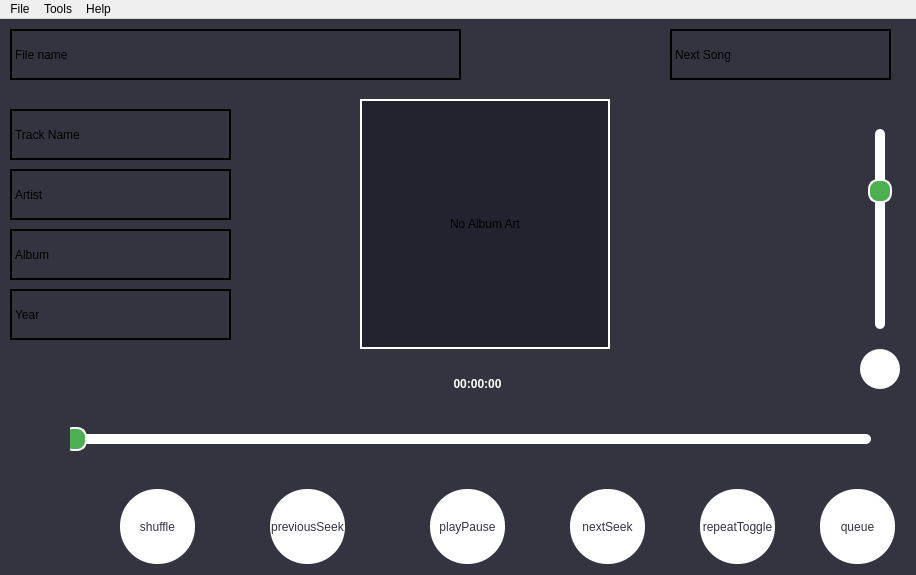
<?xml version="1.0" encoding="UTF-8"?>
<ui version="4.0">
 <class>MainWindow</class>
 <widget class="QMainWindow" name="MainWindow">
  <property name="geometry">
   <rect>
    <x>0</x>
    <y>0</y>
    <width>916</width>
    <height>575</height>
   </rect>
  </property>
  <property name="windowTitle">
   <string>MainWindow</string>
  </property>
  <property name="styleSheet">
   <string notr="true">QMainWindow{
background-color:rgb(52,51,64);
}</string>
  </property>
  <widget class="QWidget" name="centralwidget">
   <widget class="QLabel" name="labelFileName">
    <property name="geometry">
     <rect>
      <x>10</x>
      <y>10</y>
      <width>451</width>
      <height>51</height>
     </rect>
    </property>
    <property name="styleSheet">
     <string notr="true">QLabel{
border-color:rgb(255,255,255);

}</string>
    </property>
    <property name="frameShape">
     <enum>QFrame::Shape::Panel</enum>
    </property>
    <property name="lineWidth">
     <number>2</number>
    </property>
    <property name="text">
     <string>File name</string>
    </property>
   </widget>
   <widget class="QSlider" name="seekSlider">
    <property name="geometry">
     <rect>
      <x>70</x>
      <y>380</y>
      <width>801</width>
      <height>81</height>
     </rect>
    </property>
    <property name="styleSheet">
     <string notr="true">QSlider::groove:horizontal{
height:10px;
background:white;
border-radius:5px;
}

QSlider::handle:horizontal{
background:#4CAF50;
width:20px;
height:20px;
margin:-7px -7px;
border-radius:10px;
border: 2px solid white;
}</string>
    </property>
    <property name="orientation">
     <enum>Qt::Orientation::Horizontal</enum>
    </property>
   </widget>
   <widget class="QPushButton" name="playPause">
    <property name="geometry">
     <rect>
      <x>430</x>
      <y>470</y>
      <width>75</width>
      <height>75</height>
     </rect>
    </property>
    <property name="styleSheet">
     <string notr="true">QPushButton{
border:none;
border-radius:37px;
background-color:rgb(255,255,255);
color:rgb(51,52,64);

min-width:75px;
max-width:75px;

min-height:75px;
max-height:75px;

padding:0px;

}</string>
    </property>
    <property name="text">
     <string>playPause</string>
    </property>
   </widget>
   <widget class="QPushButton" name="nextTrack">
    <property name="geometry">
     <rect>
      <x>570</x>
      <y>470</y>
      <width>75</width>
      <height>75</height>
     </rect>
    </property>
    <property name="styleSheet">
     <string notr="true">QPushButton{
border:none;
border-radius:37px;
background-color:rgb(255,255,255);
color:rgb(51,52,64);

min-width:75px;
max-width:75px;

min-height:75px;
max-height:75px;

padding:0px;

}</string>
    </property>
    <property name="text">
     <string>nextSeek</string>
    </property>
   </widget>
   <widget class="QPushButton" name="previousTrack">
    <property name="geometry">
     <rect>
      <x>270</x>
      <y>470</y>
      <width>75</width>
      <height>75</height>
     </rect>
    </property>
    <property name="styleSheet">
     <string notr="true">QPushButton{
border:none;
border-radius:37px;
background-color:rgb(255,255,255);
color:rgb(51,52,64);

min-width:75px;
max-width:75px;

min-height:75px;
max-height:75px;

padding:0px;

}</string>
    </property>
    <property name="text">
     <string>previousSeek</string>
    </property>
   </widget>
   <widget class="QPushButton" name="Shuffle">
    <property name="geometry">
     <rect>
      <x>120</x>
      <y>470</y>
      <width>75</width>
      <height>75</height>
     </rect>
    </property>
    <property name="styleSheet">
     <string notr="true">QPushButton{
border:none;
border-radius:37px;
background-color:rgb(255,255,255);
color:rgb(51,52,64);

min-width:75px;
max-width:75px;

min-height:75px;
max-height:75px;

padding:0px;

}</string>
    </property>
    <property name="text">
     <string>shuffle</string>
    </property>
   </widget>
   <widget class="QPushButton" name="trackQueue">
    <property name="geometry">
     <rect>
      <x>820</x>
      <y>470</y>
      <width>75</width>
      <height>75</height>
     </rect>
    </property>
    <property name="styleSheet">
     <string notr="true">QPushButton{
border:none;
border-radius:37px;
background-color:rgb(255,255,255);
color:rgb(51,52,64);

min-width:75px;
max-width:75px;

min-height:75px;
max-height:75px;

padding:0px;

}</string>
    </property>
    <property name="text">
     <string>queue</string>
    </property>
   </widget>
   <widget class="QLabel" name="trackName">
    <property name="geometry">
     <rect>
      <x>10</x>
      <y>90</y>
      <width>221</width>
      <height>51</height>
     </rect>
    </property>
    <property name="styleSheet">
     <string notr="true">QLabel{
border-color:rgb(255,255,255);

}</string>
    </property>
    <property name="frameShape">
     <enum>QFrame::Shape::Panel</enum>
    </property>
    <property name="lineWidth">
     <number>2</number>
    </property>
    <property name="text">
     <string>Track Name</string>
    </property>
   </widget>
   <widget class="QLabel" name="albumArtist">
    <property name="geometry">
     <rect>
      <x>10</x>
      <y>150</y>
      <width>221</width>
      <height>51</height>
     </rect>
    </property>
    <property name="styleSheet">
     <string notr="true">QLabel{
border-color:rgb(255,255,255);

}</string>
    </property>
    <property name="frameShape">
     <enum>QFrame::Shape::Panel</enum>
    </property>
    <property name="lineWidth">
     <number>2</number>
    </property>
    <property name="text">
     <string>Artist</string>
    </property>
   </widget>
   <widget class="QLabel" name="albumName">
    <property name="geometry">
     <rect>
      <x>10</x>
      <y>210</y>
      <width>221</width>
      <height>51</height>
     </rect>
    </property>
    <property name="styleSheet">
     <string notr="true">QLabel{
border-color:rgb(255,255,255);

}</string>
    </property>
    <property name="frameShape">
     <enum>QFrame::Shape::Panel</enum>
    </property>
    <property name="lineWidth">
     <number>2</number>
    </property>
    <property name="text">
     <string>Album</string>
    </property>
   </widget>
   <widget class="QLabel" name="albumYear">
    <property name="geometry">
     <rect>
      <x>10</x>
      <y>270</y>
      <width>221</width>
      <height>51</height>
     </rect>
    </property>
    <property name="styleSheet">
     <string notr="true">QLabel{
border-color:rgb(255,255,255);

}</string>
    </property>
    <property name="frameShape">
     <enum>QFrame::Shape::Panel</enum>
    </property>
    <property name="lineWidth">
     <number>2</number>
    </property>
    <property name="text">
     <string>Year</string>
    </property>
   </widget>
   <widget class="QSlider" name="volumeSlider">
    <property name="geometry">
     <rect>
      <x>850</x>
      <y>100</y>
      <width>61</width>
      <height>221</height>
     </rect>
    </property>
    <property name="styleSheet">
     <string notr="true">QSlider::groove:vertical{
height:200px;
width: 10px;
background:white;
border-radius:5px;
}

QSlider::handle:vertical{
background:#4CAF50;
width:20px;
height:20px;
margin:-7px -7px;
border-radius:10px;
border: 2px solid white;
}</string>
    </property>
    <property name="minimum">
     <number>0</number>
    </property>
    <property name="maximum">
     <number>100</number>
    </property>
    <property name="value">
     <number>70</number>
    </property>
    <property name="orientation">
     <enum>Qt::Orientation::Vertical</enum>
    </property>
    <property name="tickPosition">
     <enum>QSlider::TickPosition::TicksBelow</enum>
    </property>
    <property name="tickInterval">
     <number>10</number>
    </property>
   </widget>
   <widget class="QPushButton" name="muteButton">
    <property name="geometry">
     <rect>
      <x>860</x>
      <y>330</y>
      <width>40</width>
      <height>40</height>
     </rect>
    </property>
    <property name="styleSheet">
     <string notr="true">QPushButton{
border:none;
border-radius:20px;
background-color:rgb(255,255,255);
color:rgb(51,52,64);

min-width:40px;
max-width:40px;

min-height:40px;
max-height:40px;

padding:0px;

}</string>
    </property>
    <property name="text">
     <string/>
    </property>
   </widget>
   <widget class="QLabel" name="timeStamp">
    <property name="geometry">
     <rect>
      <x>417</x>
      <y>349</y>
      <width>121</width>
      <height>31</height>
     </rect>
    </property>
    <property name="styleSheet">
     <string notr="true">QLabel{
font-weight: bold;
color: white;
}</string>
    </property>
    <property name="text">
     <string>00:00:00</string>
    </property>
    <property name="alignment">
     <set>Qt::AlignmentFlag::AlignCenter</set>
    </property>
   </widget>
   <widget class="QLabel" name="trackName_2">
    <property name="geometry">
     <rect>
      <x>670</x>
      <y>10</y>
      <width>221</width>
      <height>51</height>
     </rect>
    </property>
    <property name="styleSheet">
     <string notr="true">QLabel{
border-color:rgb(255,255,255);

}</string>
    </property>
    <property name="frameShape">
     <enum>QFrame::Shape::Panel</enum>
    </property>
    <property name="lineWidth">
     <number>2</number>
    </property>
    <property name="text">
     <string>Next Song</string>
    </property>
   </widget>
   <widget class="QLabel" name="albumArtLabel">
    <property name="geometry">
     <rect>
      <x>360</x>
      <y>80</y>
      <width>250</width>
      <height>250</height>
     </rect>
    </property>
    <property name="styleSheet">
     <string notr="true">QLabel{
border: 2px solid rgb(255,255,255);
background-color: rgb(35,34,47);
}</string>
    </property>
    <property name="text">
     <string>No Album Art</string>
    </property>
    <property name="scaledContents">
     <bool>false</bool>
    </property>
    <property name="alignment">
     <set>Qt::AlignmentFlag::AlignCenter</set>
    </property>
   </widget>
   <widget class="QPushButton" name="repeatToggle">
    <property name="geometry">
     <rect>
      <x>700</x>
      <y>470</y>
      <width>75</width>
      <height>75</height>
     </rect>
    </property>
    <property name="styleSheet">
     <string notr="true">QPushButton{
border:none;
border-radius:37px;
background-color:rgb(255,255,255);
color:rgb(51,52,64);

min-width:75px;
max-width:75px;

min-height:75px;
max-height:75px;

padding:0px;

}</string>
    </property>
    <property name="text">
     <string>repeatToggle</string>
    </property>
   </widget>
  </widget>
  <widget class="QMenuBar" name="menuBar">
   <property name="geometry">
    <rect>
     <x>0</x>
     <y>0</y>
     <width>916</width>
     <height>23</height>
    </rect>
   </property>
   <widget class="QMenu" name="menuFile">
    <property name="title">
     <string>File</string>
    </property>
    <addaction name="actionOpen"/>
    <addaction name="actionExit"/>
   </widget>
   <widget class="QMenu" name="menuTools">
    <property name="title">
     <string>Tools</string>
    </property>
    <addaction name="actionConvert"/>
    <addaction name="actionMetadata_Editor"/>
    <addaction name="actionEditMetadata"/>
   </widget>
   <widget class="QMenu" name="menuhelp">
    <property name="title">
     <string>Help</string>
    </property>
    <addaction name="actionAbout"/>
   </widget>
   <addaction name="menuFile"/>
   <addaction name="menuTools"/>
   <addaction name="menuhelp"/>
  </widget>
  <action name="actionOpen">
   <property name="text">
    <string>Open</string>
   </property>
  </action>
  <action name="actionExit">
   <property name="text">
    <string>Exit</string>
   </property>
  </action>
  <action name="actionConvert">
   <property name="text">
    <string>Convert</string>
   </property>
  </action>
  <action name="actionMetadata_Editor">
   <property name="text">
    <string>Metadata Editor</string>
   </property>
  </action>
  <action name="actionAbout">
   <property name="text">
    <string>About</string>
   </property>
  </action>
  <action name="actionEditMetadata">
   <property name="text">
    <string>Edit Metadata</string>
   </property>
  </action>
 </widget>
 <resources/>
 <connections/>
</ui>
